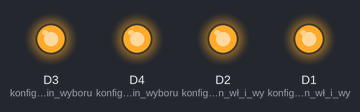
This sketch was run on a simulated ESP8266 (NodeMCU). Parts: output pins drawn as LEDs (lit = HIGH).

Above: at 0.5 s.
At 1.02 s:
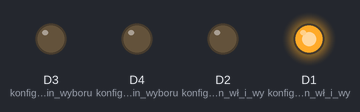
At 1.77 s:
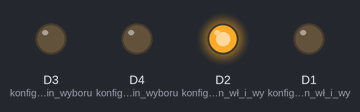
At 1.9 s:
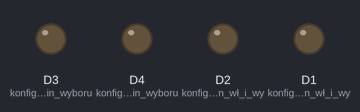
At 3.5 s:
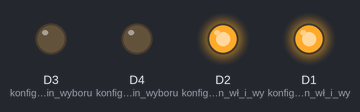
Timing chart, 0 to 4.6 s (numbered marks = the images above):
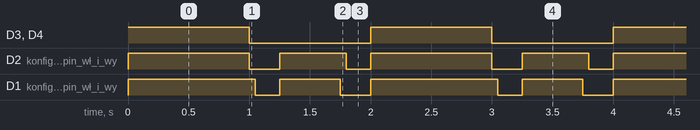

Measured:
- by itself, D3 (konfigurujemy_pin_wyboru), D4 (konfigurujemy_pin_wyboru): alternates HIGH for 1.0 s and LOW for 1.0 s
- by itself, D2 (konfigurujemy_pin_wł_i_wy): repeats every 2.0 s: LOW 0.25 s, HIGH 0.55 s, LOW 0.20 s, HIGH 1.0 s
- by itself, D1 (konfigurujemy_pin_wł_i_wy): repeats every 2.0 s: LOW 0.20 s, HIGH 0.50 s, LOW 0.25 s, HIGH 1.1 s

The sketch:

ride_foreward_initial_adjustment.ino
```cpp
void setup() {
  pinMode(D1, OUTPUT); // konfigurujemy pin wł i wył prawego silnika
  pinMode(D2, OUTPUT); // konfigurujemy pin wł i wył lewego silnika
  pinMode(D3, OUTPUT); // konfigurujemy pin wyboru kierunku prawego silnika
  pinMode(D4, OUTPUT); // konfigurujemy pin wyboru kierunku lewego silnika
}
void loop() {
  digitalWrite(D3, HIGH); // kierunek prawy do przodu
  digitalWrite(D4, HIGH); // kierunek lewy do przodu
  digitalWrite(D2, HIGH); // JAZDA - właczamy lewy silnik
  digitalWrite(D1, HIGH); // JAZDA - właczamy prawy silnik
  delay(1000);            // czekamy 1 sekundę
  digitalWrite(D3, LOW);  // kierunek prawy do tyłu
  digitalWrite(D4, LOW);  // kierunek lewy do tyłu
  digitalWrite(D2, LOW);  // STOP - wyłaczamy lewy silnik
  delay(50);              // czekamy 1 sekundę
  digitalWrite(D1, LOW);  // STOP - wyłaczamy prawy silnik
  delay(200);             // czekamy 1 sekundę
  digitalWrite(D3, LOW);  // kierunek prawy do tyłu
  digitalWrite(D4, LOW);  // kierunek lewy do tyłu
  digitalWrite(D1, HIGH); // JAZDA - właczamy prawy silnik
  digitalWrite(D2, HIGH); // JAZDA - właczamy lewy silnik
  delay(500);             // czekamy 1 sekundę
  digitalWrite(D3, LOW);  // kierunek prawy do tyłu
  digitalWrite(D4, LOW);  // kierunek lewy do tyłu
  digitalWrite(D1, LOW);  // STOP - wyłaczamy prawy silnik
  delay(50);              // czekamy 1 sekundę
  digitalWrite(D2, LOW);  // STOP - wyłaczamy lewy silnik
  delay(200);             // czekamy 1 sekundę
}
```
